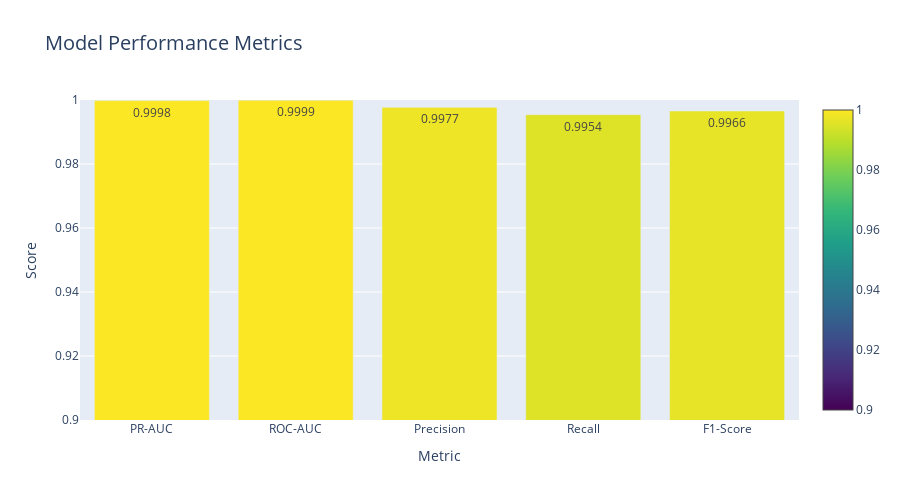

Notebook source saved alongside this figure:
### Markdown cell above
## 🎯 Part 2: Model Performance Metrics

### Code cell
# Performance metrics visualization
metrics_df = pd.DataFrame({
    'Metric': ['PR-AUC', 'ROC-AUC', 'Precision', 'Recall', 'F1-Score'],
    'Score': [
        results['metrics']['pr_auc'],
        results['metrics']['roc_auc'],
        results['metrics']['precision'],
        results['metrics']['recall'],
        results['metrics']['f1']
    ]
})

fig = go.Figure()

fig.add_trace(go.Bar(
    x=metrics_df['Metric'],
    y=metrics_df['Score'],
    marker=dict(
        color=metrics_df['Score'],
        colorscale='Viridis',
        showscale=True,
        cmin=0.90,
        cmax=1.0
    ),
    text=[f"{score:.4f}" for score in metrics_df['Score']],
    textposition='auto',
    hovertemplate='<b>%{x}</b><br>Score: %{y:.4f}<extra></extra>'
))

fig.update_layout(
    title="Model Performance Metrics",
    title_font_size=20,
    xaxis_title="Metric",
    yaxis_title="Score",
    yaxis=dict(range=[0.90, 1.0]),
    height=500
)

fig.show()

# Print summary
print("\n📈 Model Performance Summary:")
print("="*50)
for _, row in metrics_df.iterrows():
    print(f"  {row['Metric']:12s}: {row['Score']:.4f} {'✅' if row['Score'] > 0.99 else '⚠️'}")

### Figure 1 — Plotly figure (JSON) as saved in the notebook; plotly's stock layout.template omitted (floating-point values rounded to 4 significant figures)
{"data": [{"hovertemplate": "<b>%{x}</b><br>Score: %{y:.4f}<extra></extra>", "marker": {"cmax": 1, "cmin": 0.9, "color": [0.9998, 0.9999, 0.9977, 0.9954, 0.9966], "colorscale": [[0, "#440154"], [0.1111, "#482878"], [0.2222, "#3e4989"], [0.3333, "#31688e"], [0.4444, "#26828e"], [0.5556, "#1f9e89"], [0.6667, "#35b779"], [0.7778, "#6ece58"], [0.8889, "#b5de2b"], [1, "#fde725"]], "showscale": true}, "text": ["0.9998", "0.9999", "0.9977", "0.9954", "0.9966"], "textposition": "auto", "type": "bar", "x": ["PR-AUC", "ROC-AUC", "Precision", "Recall", "F1-Score"], "y": [0.9998, 0.9999, 0.9977, 0.9954, 0.9966]}], "layout": {"height": 500, "title": {"font": {"size": 20}, "text": "Model Performance Metrics"}, "xaxis": {"title": {"text": "Metric"}}, "yaxis": {"range": [0.9, 1], "title": {"text": "Score"}}}}
